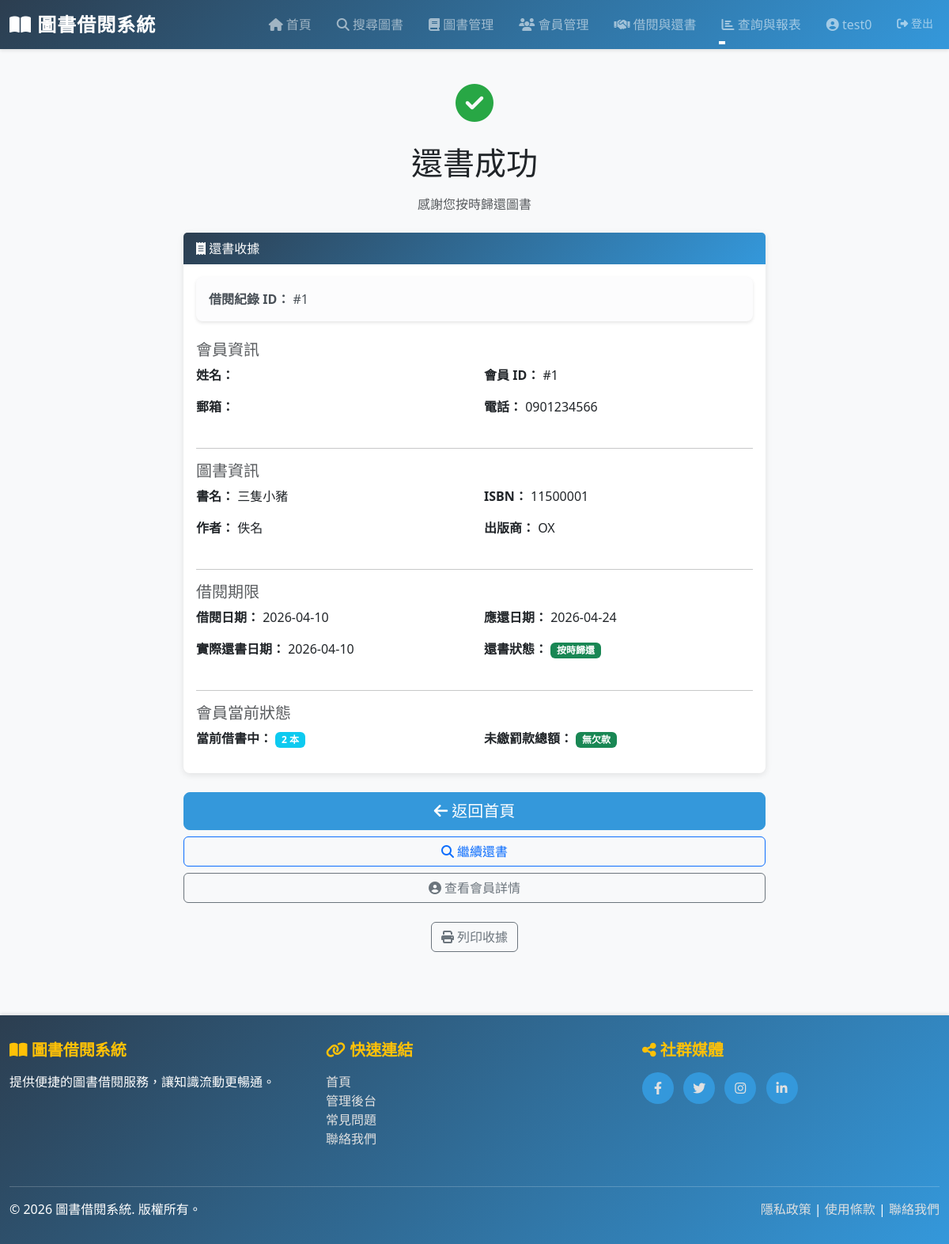
Screenshot of /borrow/1/return-receipt/ (signed in) with the database file from the repository.
### library/models.py (models this page shows, shortened)
class BorrowRecord(models.Model):
    STATUS_CHOICES = [
        ('borrowing', '借閱中'),
        ('returned', '已歸還'),
        ('overdue', '已逾期'),
    ]
    member = models.ForeignKey(
        Member,
        on_delete=models.PROTECT,
        verbose_name='會員',
        help_text='借閱會員',
        related_name='borrow_records'
    )
    book = models.ForeignKey(
        Book,
        on_delete=models.PROTECT,
        verbose_name='圖書',
        help_text='被借閱的圖書',
        related_name='borrow_records'
    )
    borrow_date = models.DateTimeField(
        auto_now_add=True,
        verbose_name='借閱日期',
        help_text='借書時間'
    )
    due_date = models.DateField(
        verbose_name='應還日期',
        help_text='應該歸還的日期'
    )
    return_date = models.DateField(
        null=True,
        blank=True,
        verbose_name='實際歸還日期',
        help_text='實際歸還的日期（未歸還則為空）'
    )
    status = models.CharField(
        max_length=20,
        choices=STATUS_CHOICES,
        default='borrowing',
        verbose_name='狀態',
        help_text='借閱狀態（借閱中/已歸還/已逾期）'
    )
    overdue_fine = models.DecimalField(
        max_digits=10,
        decimal_places=2,
        default=0,
        verbose_name='逾期罰款金額',
        help_text='因逾期產生的罰款金額'
    )
    class Meta:
        verbose_name = '借閱紀錄'
        verbose_name_plural = '借閱紀錄'
        ordering = ['-borrow_date']
        indexes = [
            models.Index(fields=['member', 'status']),
            models.Index(fields=['book', 'status']),
        ]

class Member(models.Model):
    STATUS_CHOICES = [
        ('active', '正常'),
        ('suspended', '停權'),
    ]
    user = models.OneToOneField(
        User,
        on_delete=models.CASCADE,
        related_name='member_profile',
        verbose_name='帳號',
        help_text='關聯的系統帳號'
    )
    phone = models.CharField(
        max_length=20,
        verbose_name='電話',
        help_text='會員聯絡電話'
    )
    registration_date = models.DateTimeField(
        auto_now_add=True,
        verbose_name='註冊日期',
        help_text='會員註冊時間'
    )
    status = models.CharField(
        max_length=20,
        choices=STATUS_CHOICES,
        default='active',
        verbose_name='會員狀態',
        help_text='會員當前狀態（正常/停權）'
    )
    outstanding_fine = models.DecimalField(
        max_digits=10,
        decimal_places=2,
        default=0,
        verbose_name='未繳罰款總額',
        help_text='會員目前未繳納的罰款總額'
    )
    class Meta:
        verbose_name = '會員'
        verbose_name_plural = '會員'
        ordering = ['-registration_date']

class Book(models.Model):
    STATUS_CHOICES = [
        ('available', '上架'),
        ('unavailable', '下架'),
    ]
    title = models.CharField(
        max_length=200,
        verbose_name='書名',
        help_text='圖書標題'
    )
    author = models.CharField(
        max_length=100,
        verbose_name='作者',
        help_text='圖書作者名稱'
    )
    isbn = models.CharField(
        max_length=20,
        unique=True,
        verbose_name='ISBN',
        help_text='國際標準書號'
    )
    publisher = models.CharField(
        max_length=100,
        verbose_name='出版商',
        help_text='圖書出版社'
    )
    category = models.CharField(
        max_length=50,
        verbose_name='分類',
        help_text='圖書分類（如：文學、歷史、科技等）'
    )
    created_date = models.DateTimeField(
        auto_now_add=True,
        verbose_name='建檔日期',
        help_text='圖書建檔時間'
    )
    total_quantity = models.IntegerField(
        default=1,
        verbose_name='總數量',
        help_text='圖書館購入該書的總冊數'
    )
    available_quantity = models.IntegerField(
        default=1,
        verbose_name='庫存數量',
        help_text='該書目前可借用的冊數'
    )
    status = models.CharField(
        max_length=20,
        choices=STATUS_CHOICES,
        default='available',
        verbose_name='狀態',
        help_text='圖書當前狀態（上架/下架）'
    )
    class Meta:
        verbose_name = '圖書'
        verbose_name_plural = '圖書'
        ordering = ['-created_date']
        indexes = [
            models.Index(fields=['isbn']),
            models.Index(fields=['category']),
        ]

### library/views.py (the view)
    @login_required
    def wrapper(request, *args, **kwargs):
        if not request.user.is_staff:
            messages.error(request, '您沒有權限訪問此頁面。只有管理者可以存取。')
            return redirect('library:home')
        return view_func(request, *args, **kwargs)

### library/templates/borrow/return_receipt.html (shortened to what this page needs)
{% extends "base.html" %}
{% block content %}
<div class="row justify-content-center">
    <div class="col-md-8">
        <div class="text-center mb-4">
            {% if borrow_record.overdue_fine > 0 %}
                <div style="font-size: 3rem; color: #ff6b6b;">
                    <i class="fas fa-money-bill-wave"></i>
                </div>
                <h1 class="my-3">還書成功（含罰款）</h1>
                <p class="text-muted">該次還書產生了逾期罰款</p>
            {% else %}
                <div style="font-size: 3rem; color: #28a745;">
                    <i class="fas fa-check-circle"></i>
                </div>
                <h1 class="my-3">還書成功</h1>
                <p class="text-muted">感謝您按時歸還圖書</p>
            {% endif %}
        </div>
        <div class="card mb-4">
            <div class="card-header {% if borrow_record.overdue_fine > 0 %}bg-warning{% else %}bg-success{% endif %}">
                <i class="fas fa-receipt"></i> 還書收據
            </div>
            <div class="card-body">
                <div class="alert alert-light">
                    <strong>借閱紀錄 ID：</strong> #{{ borrow_record.pk }}
                </div>
                <div class="row mb-4">
                    <div class="col-12">
                        <h5 class="text-muted">會員資訊</h5>
                    </div>
                    <div class="col-md-6">
                        <p><strong>姓名：</strong> {{ member.name }}</p>
                    </div>
                    <div class="col-md-6">
                        <p><strong>會員 ID：</strong> #{{ member.pk }}</p>
                    </div>
                    <div class="col-md-6">
                        <p><strong>郵箱：</strong> {{ member.email }}</p>
                    </div>
                    <div class="col-md-6">
                        <p><strong>電話：</strong> {{ member.phone }}</p>
                    </div>
                </div>
                <hr>
                <div class="row mb-4">
                    <div class="col-12">
                        <h5 class="text-muted">圖書資訊</h5>
                    </div>
                    <div class="col-md-6">
                        <p><strong>書名：</strong> {{ book.title }}</p>
                    </div>
                    <div class="col-md-6">
                        <p><strong>ISBN：</strong> {{ book.isbn }}</p>
                    </div>
                    <div class="col-md-6">
                        <p><strong>作者：</strong> {{ book.author }}</p>
                    </div>
                    <div class="col-md-6">
                        <p><strong>出版商：</strong> {{ book.publisher }}</p>
                    </div>
                </div>
                <hr>
                <div class="row mb-4">
                    <div class="col-12">
                        <h5 class="text-muted">借閱期限</h5>
                    </div>
                    <div class="col-md-6">
                        <p><strong>借閱日期：</strong> {{ borrow_record.borrow_date|date:"Y-m-d" }}</p>
                    </div>
                    <div class="col-md-6">
                        <p><strong>應還日期：</strong> {{ borrow_record.due_date|date:"Y-m-d" }}</p>
                    </div>
                    <div class="col-md-6">
                        <p><strong>實際還書日期：</strong> {{ borrow_record.return_date|date:"Y-m-d" }}</p>
                    </div>
                    <div class="col-md-6">
                        <p><strong>還書狀態：</strong>
                            {% if borrow_record.status == 'returned' %}
                                <span class="badge bg-success">按時歸還</span>
                            {% elif borrow_record.status == 'overdue' %}
                                <span class="badge bg-danger">逾期歸還</span>
                            {% endif %}
                        </p>
                    </div>
                </div>
                <hr>
                <div class="row">
                    <div class="col-12">
                        <h5 class="text-muted">會員當前狀態</h5>
                    </div>
                    <div class="col-md-6">
                        <p><strong>當前借書中：</strong>
                            <span class="badge bg-info">
                                {% with active_borrows=member.borrow_records.all %}
                                    {% if active_borrows %}
                                        {{ active_borrows|length }} 本
                                    {% else %}
                                        0 本
                                    {% endif %}
                                {% endwith %}
                            </span>
                        </p>
                    </div>
                    <div class="col-md-6">
                        <p><strong>未繳罰款總額：</strong>
                            {% if member.outstanding_fine > 0 %}
                                <span class="badge bg-warning">NT$ {{ member.outstanding_fine }}</span>
                            {% else %}
                                <span class="badge bg-success">無欠款</span>
                            {% endif %}
                        </p>
                    </div>
                </div>
            </div>
        </div>
        <div class="d-grid gap-2">
            <a href="{% url 'library:home' %}" class="btn btn-primary btn-lg">
                <i class="fas fa-arrow-left"></i> 返回首頁
            </a>
            <a href="{% url 'library:borrow_search' %}" class="btn btn-outline-primary">
                <i class="fas fa-search"></i> 繼續還書
            </a>
            <a href="{% url 'library:member_detail' member.pk %}" class="btn btn-outline-secondary">
                <i class="fas fa-user-circle"></i> 查看會員詳情
            </a>
        </div>
        <div class="mt-4 text-center">
            <button type="button" class="btn btn-outline-secondary" onclick="window.print()">
                <i class="fas fa-print"></i> 列印收據
            </button>
        </div>
    </div>
</div>
{% endblock %}

### library/templates/base.html (shortened to what this page needs)
<!DOCTYPE html>
<html lang="zh-TW">
<head>
    <link href="https://cdn.jsdelivr.net/npm/bootstrap@5.3.0/dist/css/bootstrap.min.css" rel="stylesheet">
    <link href="https://cdnjs.cloudflare.com/ajax/libs/font-awesome/6.4.0/css/all.min.css" rel="stylesheet">
</head>
<body>
    <nav class="navbar navbar-expand-lg navbar-dark sticky-top">
        <div class="container-fluid">
            <a class="navbar-brand" href="{% url 'library:home' %}">
                <i class="fas fa-book-open"></i> 圖書借閱系統
            </a>
            <div class="collapse navbar-collapse" id="navbarNav">
                <ul class="navbar-nav ms-auto">
                    <li class="nav-item">
                        <a class="nav-link" href="{% url 'library:home' %}">
                            <i class="fas fa-home"></i> 首頁
                        </a>
                    </li>
                    <li class="nav-item">
                        <a class="nav-link" href="{% url 'library:search_book' %}">
                            <i class="fas fa-search"></i> 搜尋圖書
                        </a>
                    </li>
                    {% if request.user.is_staff %}
                    <li class="nav-item">
                        <a class="nav-link" href="{% url 'library:book_list' %}">
                            <i class="fas fa-book"></i> 圖書管理
                        </a>
                    </li>
                    <li class="nav-item">
                        <a class="nav-link" href="{% url 'library:member_list' %}">
                            <i class="fas fa-users"></i> 會員管理
                        </a>
                    </li>
                    <li class="nav-item">
                        <a class="nav-link" href="{% url 'library:borrow_create' %}">
                            <i class="fas fa-handshake"></i> 借閱與還書
                        </a>
                    </li>
                    <li class="nav-item dropdown">
                        <a class="nav-link dropdown-toggle" href="#" id="reportsDropdown" role="button" data-bs-toggle="dropdown" aria-expanded="false">
                            <i class="fas fa-chart-bar"></i> 查詢與報表
                        </a>
                    </li>
                    {% endif %}
                    <li class="nav-item">
                        {% if request.user.is_authenticated %}
                            <span class="nav-link me-2">
                                <i class="fas fa-user-circle"></i> {{ request.user.get_full_name|default:request.user.username }}
                            </span>
                        {% endif %}
                    </li>
                    <li class="nav-item">
                        {% if request.user.is_authenticated %}
                            <a class="nav-link btn btn-outline-light btn-sm ms-2" href="{% url 'logout' %}">
                                <i class="fas fa-sign-out-alt"></i> 登出
                            </a>
                        {% endif %}
                    </li>
                </ul>
            </div>
        </div>
    </nav>
    <main class="main-container">
        <div class="container">
            {% block content %}{% endblock %}
        </div>
    </main>
    <footer>
        <div class="container-fluid">
            <div class="row mb-4">
                <div class="col-md-4 mb-3 mb-md-0">
                    <h5><i class="fas fa-book-open"></i> 圖書借閱系統</h5>
                    <p>提供便捷的圖書借閱服務，讓知識流動更暢通。</p>
                </div>
                <div class="col-md-4 mb-3 mb-md-0">
                    <h5><i class="fas fa-link"></i> 快速連結</h5>
                    <ul class="list-unstyled">
                        <li><a href="/">首頁</a></li>
                        <li><a href="/admin">管理後台</a></li>
                        <li><a href="#">常見問題</a></li>
                        <li><a href="#">聯絡我們</a></li>
                    </ul>
                </div>
                <div class="col-md-4">
                    <h5><i class="fas fa-share-alt"></i> 社群媒體</h5>
                    <div class="social-links">
                        <a href="#" title="Facebook"><i class="fab fa-facebook-f"></i></a>
                        <a href="#" title="Twitter"><i class="fab fa-twitter"></i></a>
                        <a href="#" title="Instagram"><i class="fab fa-instagram"></i></a>
                        <a href="#" title="LinkedIn"><i class="fab fa-linkedin-in"></i></a>
                    </div>
                </div>
            </div>
            <div class="footer-divider">
                <div class="row">
                    <div class="col-md-6">
                        <p class="mb-0">&copy; 2026 圖書借閱系統. 版權所有。</p>
                    </div>
                    <div class="col-md-6 text-md-end">
                        <p class="mb-0">
                            <a href="#">隱私政策</a> |
                            <a href="#">使用條款</a> |
                            <a href="#">聯絡我們</a>
                        </p>
                    </div>
                </div>
            </div>
        </div>
    </footer>
</body>
</html>

### rows the page displays
BorrowRecord: pk "1", borrow_date "2026-04-10", due_date "2026-04-24", return_date "2026-04-10"
Member: pk "1", phone "0901234566"
Book: title "三隻小豬", isbn "11500001", author "佚名", publisher "OX"

### other values shown
{{ request.user.get_full_name|default:request.user.username }} "test0"
{{ active_borrows|length }} "2"
